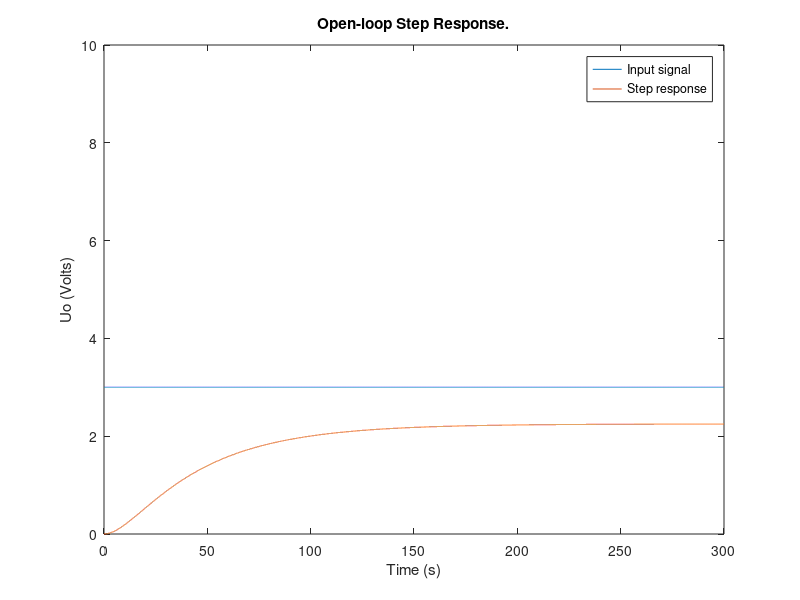
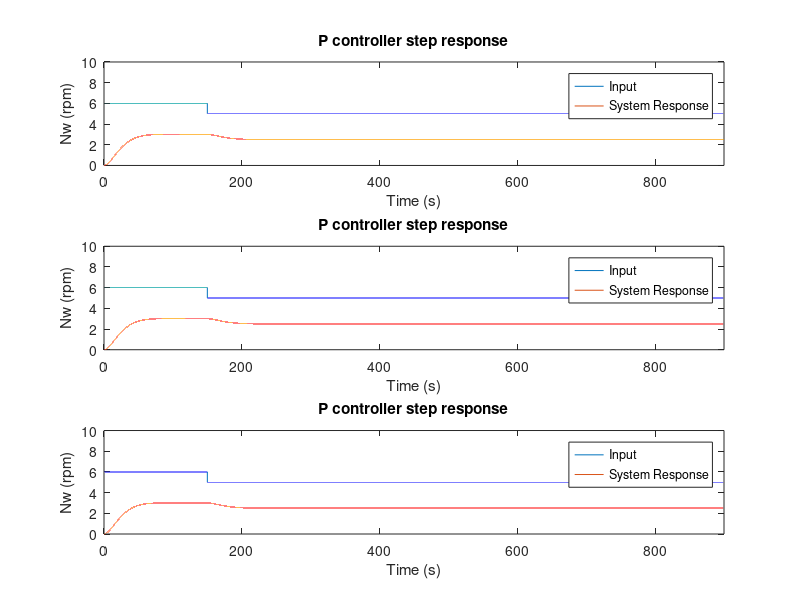

MATLAB code for these plots, in order:
close all;
clear all;
pkg load control
pkg load signal
clc



Ks = 0.75;
Tg = 50;
Tu = 5;

T1 = 10;
T2 = 40;
Tsum = T1 + T2;

sys  = Ks * tf(1, [T1 1]) * tf(1, [T2 1])

%D1
figure('Name','Transfer function')
% [y,t] = step(sys);
t=0:0.01:300;
for k=1:length(t)
    if(t(k)<0)
        y(k) = 0;
    else
        y(k) = 3;
    end
end
plot(t, y);
hold on
st = lsim(sys,y,t);
plot(t, st);
title('Open-loop Step Response.');
ylabel('Uo (Volts)');
xlabel('Time (s)'); 
legend('Input signal', 'Step response')
axis([0 300 0 10])
hold off

%D2

%% ********* Tsum method ***********
fprintf('\n\t\t20 percent overshoot\n');
        %p controller
%///Parameters
Kp1 = 1/Ks;
%\\\
PID_controller = pidstd(Kp1);
tf(PID_controller)
m1 = feedback(PID_controller*sys,1)
%plots
% figure('name', 'Tsum method')
% subplot(3,1,1),
% step(m1); 
% hold on;
% step(sys);
% title(['P controler (Kp = ' num2str(Kp1) ').']);
% legend('P_step','Sys');


        %pi controller
%///Parameters
Kp2 = 0.5 / Ks;
Ti1 = 0.5 * Tsum;
%\\\
PID_controller = pidstd(Kp2, Ti1);
tf(PID_controller)
m2 = feedback(PID_controller*sys,1)
%plots
% subplot(3,1,2),
% step(m2); 
% hold on; 
% step(sys);
% title(['PI controler (Kp = ' num2str(Kp2) ', Ki = ' num2str(Ti1) ').']);
% legend('PI_step','Sys');


        %pid controller
%///Parameters
Kp3 = 1 / Ks;
Ti2 = 0.66 * Tsum;
Td = 0.17 * Tsum;
%\\\
PID_controller = pidstd(Kp3, Ti2, Td);
tf(PID_controller)
m3 = feedback(PID_controller*sys,1)
%plots
% subplot(3,1,3),
% step(m3); 
% hold on; 
% step(sys);
% title(['PID controler (Kp = ' num2str(Kp3) ', Ki = ' num2str(Ti2) ', Kd = ' num2str(Td) ').']);
% legend('PID_step','Sys');

%input
t1=0:0.01:900;
for k=1:length(t1)
    if(t1(k)<0)
        y1(k) = 5;
    elseif(t1(k)>=0 && t1(k)<=150)
        y1(k) = 6;
    else
        y1(k) = 5;
    end
end

%p response
figure('Name','Step response')
subplot(3,1,1),
plot(t1, y1)
axis([0 900 0 10])
hold on
resp = lsim(m1,y1,t1);
plot(t1, resp) 
title('P controller step response')
legend('Input', 'System Response')
xlabel('Time (s)'); 
ylabel('Nw (rpm)'); 
e = resp - (y1.');
% Errors
iea = trapz(t1,abs(e));          % IAE trapz=numerical integration 
ise = trapz(t1,e.^2);            % ISE 
itae = trapz(t1, t1'.*abs(e));     % ITAE
itse = trapz(t1,t1'.*(e.^2));      % ITSE

%pi response
subplot(3,1,2),
plot(t1, y1)
axis([0 900 0 10])
hold on
resp = lsim(m1,y1,t1);
plot(t1, resp) 
title('P controller step response')
legend('Input', 'System Response')
xlabel('Time (s)'); 
ylabel('Nw (rpm)'); 
e = resp - (y1.');
% Errors
iea = trapz(t1,abs(e));          % IAE trapz=numerical integration 
ise = trapz(t1,e.^2);            % ISE 
itae = trapz(t1, t1'.*abs(e));     % ITAE
itse = trapz(t1,t1'.*(e.^2));      % ITSE

%pi response
subplot(3,1,3),
plot(t1, y1)
axis([0 900 0 10])
hold on
resp = lsim(m1,y1,t1);
plot(t1, resp) 
title('P controller step response')
legend('Input', 'System Response')
xlabel('Time (s)'); 
ylabel('Nw (rpm)'); 
e = resp - (y1.');
% Errors
iea = trapz(t1,abs(e));          % IAE trapz=numerical integration 
ise = trapz(t1,e.^2);            % ISE 
itae = trapz(t1, t1'.*abs(e));     % ITAE
itse = trapz(t1,t1'.*(e.^2));      % ITSE


